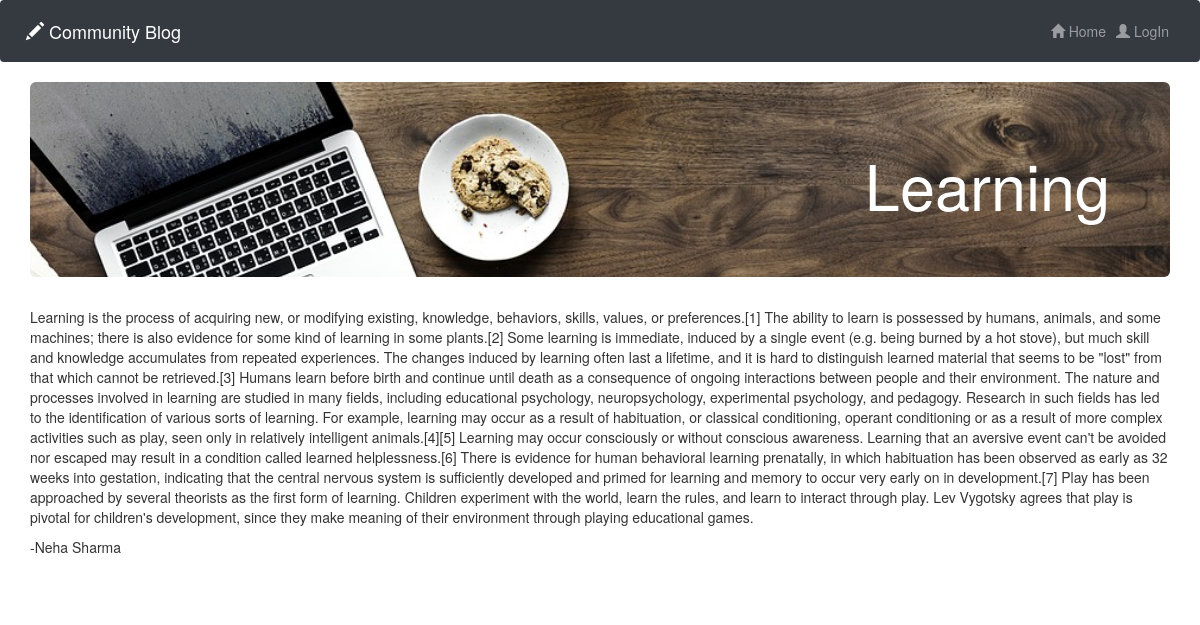
The page /py/community_blog/blog_details/2/17 on the database its author committed.
### community_blog/models.py (models this page shows)
class NewBlog(models.Model):
	user_id=models.IntegerField(null=True,blank=True)
	blog_name=models.CharField(max_length=100,blank=True,null=True)
	blog_content=models.CharField(max_length=1000,null=True,blank=True)

### community_blog/views.py (the view)
# urls.py: path('blog_details/<int:user_id>/<int:blog_key>',views.blog_details.as_view(),name='blog_details'),
class blog_details(View):
	def get(self,request,user_id,blog_key):
		blog_id_content=NewBlog.objects.get(id=blog_key)
		blog_owner=create_new_user.objects.get(id=user_id)
		first_name=blog_owner.first_name
		last_name=blog_owner.last_name
		if first_name != "":
			blog_owner=first_name
			if last_name != "":
				blog_owner=blog_owner+" "+last_name
			else:
				pass
		else:
			blog_owner="Anonymous"
		blog_name=blog_id_content.blog_name
		blog_content=blog_id_content.blog_content
		try:
			if request.session['user_id'] != "":
				show_create_blog=1
				session_user=create_new_user.objects.get(id=request.session['user_id']).first_name
		except KeyError:
			show_create_blog=0
			session_user=""
		return render(self.request,'blog_details.html',{"show_username":session_user,"blog_name":blog_name,"blog_content":blog_content,"blog_owner":blog_owner,"show_create_blog":show_create_blog})

### community_blog/templates/blog_details.html
{% extends 'base.html' %}
{% load static %}
{% block content %}
	<div class="row">
		<div class="jumbotron col-xs-12" style='background-image: url("{% static "images/blog_background.jpg" %}");background-size: cover;'>
		    <h1 class="pull-right" style="color:white">{{blog_name}}</h1>
		</div>
	  	<p>{{blog_content}}</p>
	  	<br>
	  	<br><br>
	  	<div class="pull-right">-{{blog_owner}}</div>
	</div>
{% endblock %}

### templates/base.html (shortened to what this page needs)
{% load static %}
<!DOCTYPE html>
<html lang="en">
<head>
    <link rel="stylesheet" href="{% static 'css/bootstrap.min.css'%}" type="text/css">
    <link rel="stylesheet" href="{% static 'css/style.css' %}" type="text/css">
    <link rel="stylesheet" href="https://maxcdn.bootstrapcdn.com/bootstrap/3.4.0/css/bootstrap.min.css">
</head>
<body>
    <nav class="navbar navbar-expand-lg navbar-dark bg-dark">
              <a class="navbar-brand" href="{% url 'index_blog' %}"><i class="glyphicon glyphicon-pencil"></i>&nbsp;Community Blog</a>
              <div class="collapse navbar-collapse pull-right" id="navbarNavDropdown" >
                <ul class="navbar-nav change_layout pull-right">
                  <li class="nav-item">
                    <a class="nav-link" href="{% url 'index_blog' %}"><i class='glyphicon glyphicon-home'></i>&nbsp;Home</a>
                  </li>
                  {% if show_username != "" %}
                    <li class="nav-item">
                      <a class="nav-link" href="{% url 'new_or_existing_user' %}"><i class='glyphicon glyphicon-user'></i>&nbsp;{{show_username}}</a>
                    </li>
                    <li class="nav-item">
                      <a class="nav-link" href="{% url 'logout_current_session' %}" onclick='javascript:logout_successfully()'>&nbsp;Logout&nbsp;<i class="glyphicon glyphicon-log-out"></i></a>
                    </li>
                  {% else %}
                    <li class="nav-item">
                      <a class="nav-link" href="{% url 'new_or_existing_user' %}"><i class='glyphicon glyphicon-user'></i>&nbsp;LogIn</a>
                    </li>
                  {% endif %}
                </ul>
              </div>
            </nav>
    <div class="container">
        {% block content %}
        {% endblock %}
    </div>
</html>

### static/css/style.css (style rules this page uses)
body, html { height: 100%; }

### rows shown on the page
NewBlog: blog_name "Learning", blog_content "Learning is the process of acquiring new, or modifying existing, knowledge, behaviors, skills, values, or preferences.[1] The ability to learn is possessed by humans, animals, and some machines; there is also evidence for some kind of learning in some plants.[2] Some learning is immediate, induced by a single event (e.g. being burned by a hot stove), but much skill and knowledge accumulates from repeated experiences. The changes induced by learning often last a lifetime, and it is hard to distinguish learned material that seems to be \"lost\" from that which cannot be retrieved.[3] Humans learn before birth and continue until death as a consequence of ongoing interactions between people and…"

### other values the page prints
{{ blog_owner }} "Neha Sharma"
